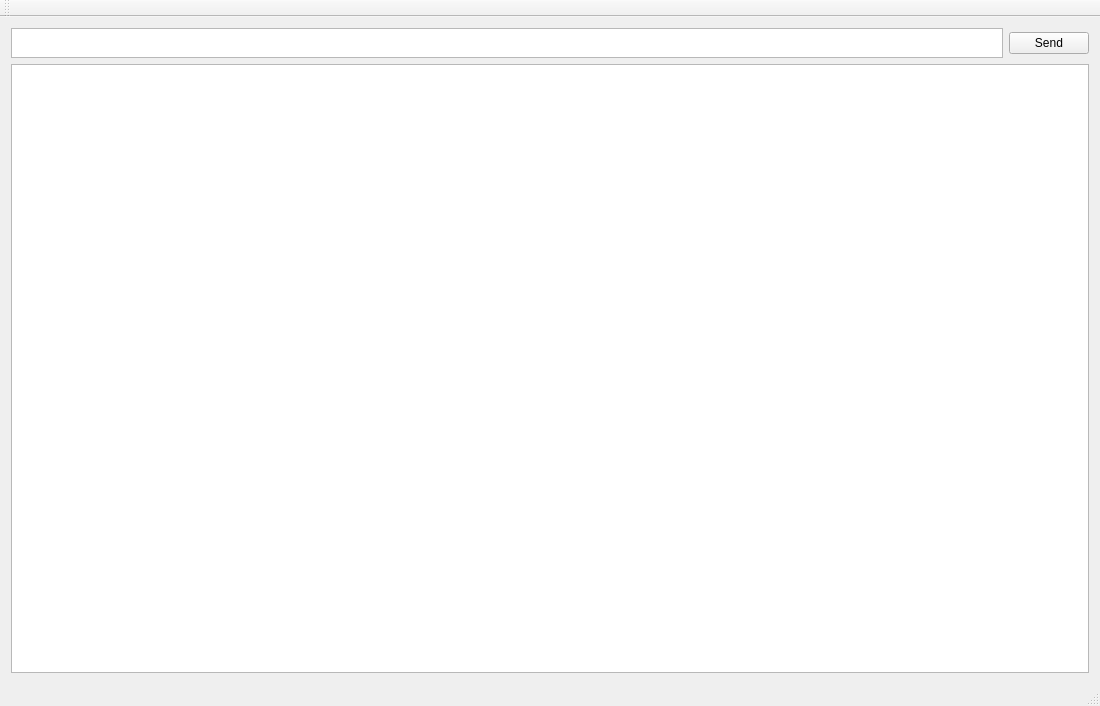
<?xml version="1.0" encoding="UTF-8"?>
<ui version="4.0">
 <class>MainWindow</class>
 <widget class="QMainWindow" name="MainWindow">
  <property name="geometry">
   <rect>
    <x>0</x>
    <y>0</y>
    <width>1100</width>
    <height>706</height>
   </rect>
  </property>
  <property name="windowTitle">
   <string>MainWindow</string>
  </property>
  <widget class="QWidget" name="centralWidget">
   <layout class="QGridLayout" name="gridLayout">
    <item row="0" column="0">
     <layout class="QVBoxLayout" name="verticalLayout">
      <property name="sizeConstraint">
       <enum>QLayout::SetMaximumSize</enum>
      </property>
      <item>
       <layout class="QHBoxLayout" name="horizontalLayout_6">
        <item>
         <widget class="QPlainTextEdit" name="txtSend">
          <property name="enabled">
           <bool>true</bool>
          </property>
          <property name="maximumSize">
           <size>
            <width>16777215</width>
            <height>30</height>
           </size>
          </property>
          <property name="lineWrapMode">
           <enum>QPlainTextEdit::NoWrap</enum>
          </property>
         </widget>
        </item>
        <item>
         <widget class="QPushButton" name="btnSend">
          <property name="text">
           <string>Send</string>
          </property>
         </widget>
        </item>
       </layout>
      </item>
      <item>
       <widget class="QTextBrowser" name="textBrowser">
        <property name="font">
         <font>
          <family>Andale Mono</family>
         </font>
        </property>
        <property name="autoFormatting">
         <set>QTextEdit::AutoNone</set>
        </property>
       </widget>
      </item>
     </layout>
    </item>
   </layout>
  </widget>
  <widget class="QMenuBar" name="menuBar">
   <property name="geometry">
    <rect>
     <x>0</x>
     <y>0</y>
     <width>1100</width>
     <height>25</height>
    </rect>
   </property>
  </widget>
  <widget class="QToolBar" name="mainToolBar">
   <attribute name="toolBarArea">
    <enum>TopToolBarArea</enum>
   </attribute>
   <attribute name="toolBarBreak">
    <bool>false</bool>
   </attribute>
  </widget>
  <widget class="QStatusBar" name="statusBar"/>
 </widget>
 <layoutdefault spacing="6" margin="11"/>
 <resources/>
 <connections/>
</ui>
